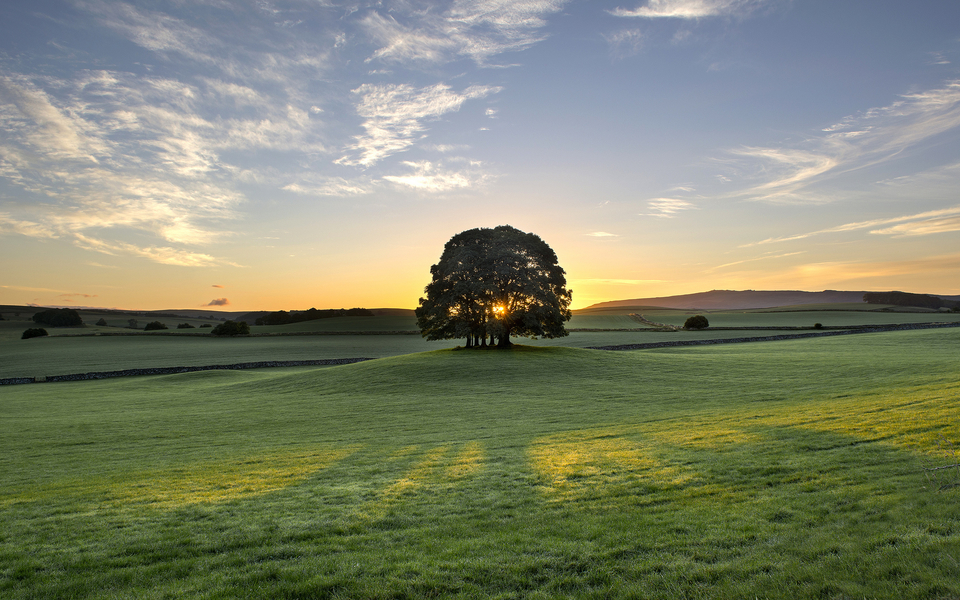
#> input picture 3.AI基础图像处理/images/dice007.jpg, 960 x 600 px
$ jupyter execute --allow-errors '22.OpenCV直方图均衡化.ipynb'
#> lines starting #> are read from the running program, lines starting #| are printed output that depends on the picture
<center></center>

# 22.OpenCV直方图均衡化

@  文件名：21.OpenCV直方图均衡化.py <br>
@  版本：V2.0 <br>
@  说明：通过OpenCV直方图均衡化<br>
我们来学习一下OpenCV课程！！<br>

# 灰度 直方图均衡化

[cell 1]
import cv2
import numpy as np
import matplotlib.pyplot as plt


img = cv2.imread('./images/dice007.jpg',1)
#> img is the input picture: shape (600, 960, 3); mean B, G, R 108.5, 131.9, 127.3
gray = cv2.cvtColor(img,cv2.COLOR_BGR2GRAY)
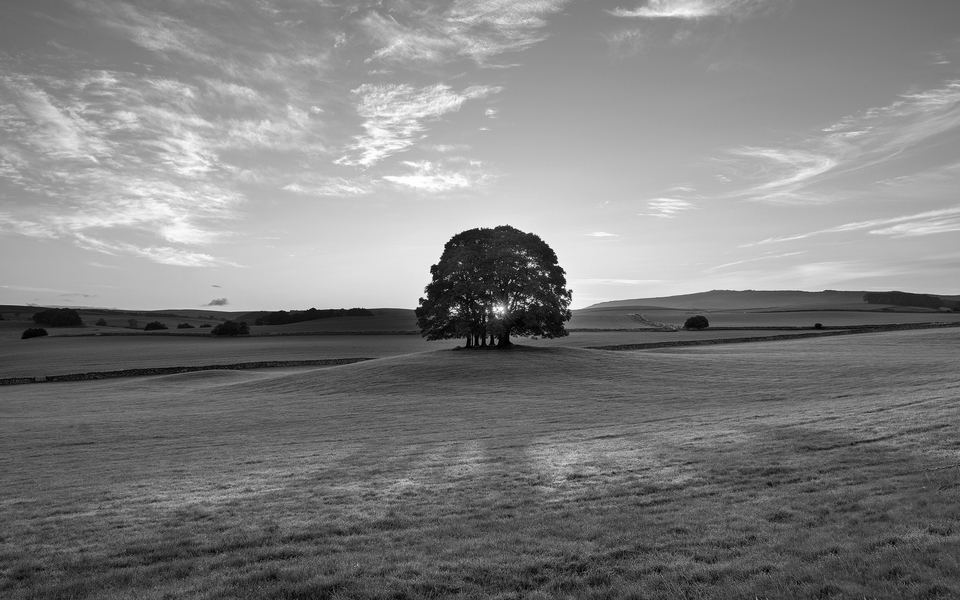
#> gray: shape (600, 960); min 0, max 255, mean 127.8
#cv2.imshow('src',gray)
dst = cv2.equalizeHist(gray)
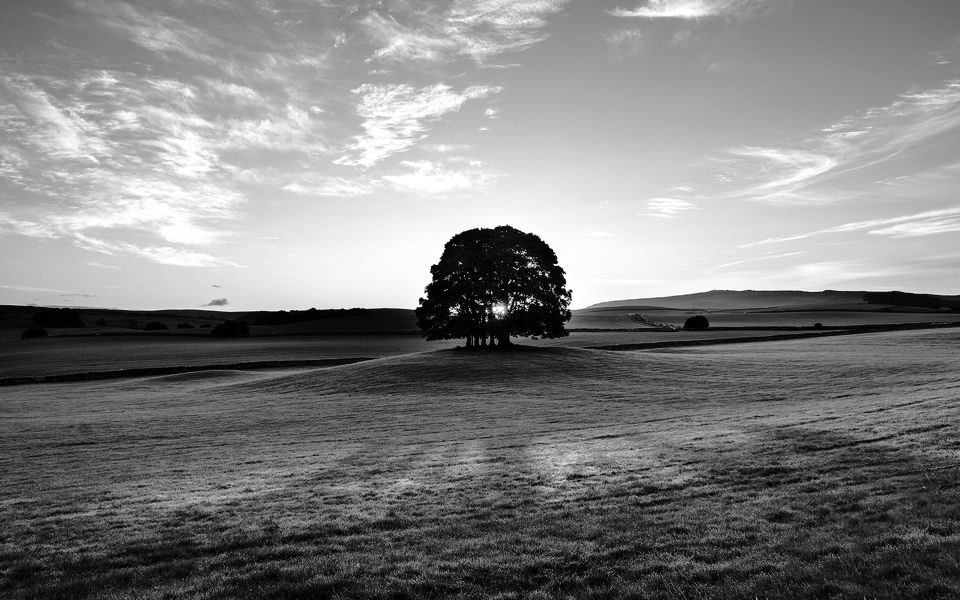
#> dst: shape (600, 960); min 0, max 255, mean 128.1
#cv2.imshow('dst',dst)
#cv2.waitKey(0)


gray = cv2.cvtColor(gray, cv2.COLOR_BGR2RGB)
#> gray: shape (600, 960, 3)
dst = cv2.cvtColor(dst, cv2.COLOR_BGR2RGB)
#> dst: shape (600, 960, 3)
#plt绘制前后两张图片显示效果
#源图显示
plt.figure(figsize=(14, 9), dpi=100)#设置绘图区域的大小和像素
plt.subplot(121)  # 一行两列第一个
plt.imshow(gray)

#灰度 直方图均衡化
plt.subplot(122)  # 一行两列第二个
plt.imshow(dst)

plt.show()
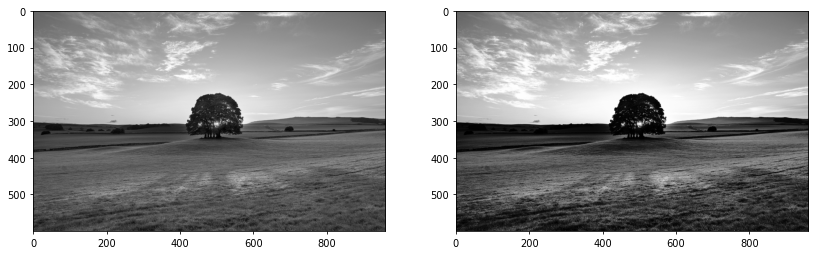
#> figure drawn by matplotlib, 2 panels

# 彩色 直方图均衡化

[cell 2]
import cv2
import numpy as np
img = cv2.imread('./images/dice007.jpg',1)
# cv2.imshow('src',img)
(b,g,r) = cv2.split(img)#通道分解
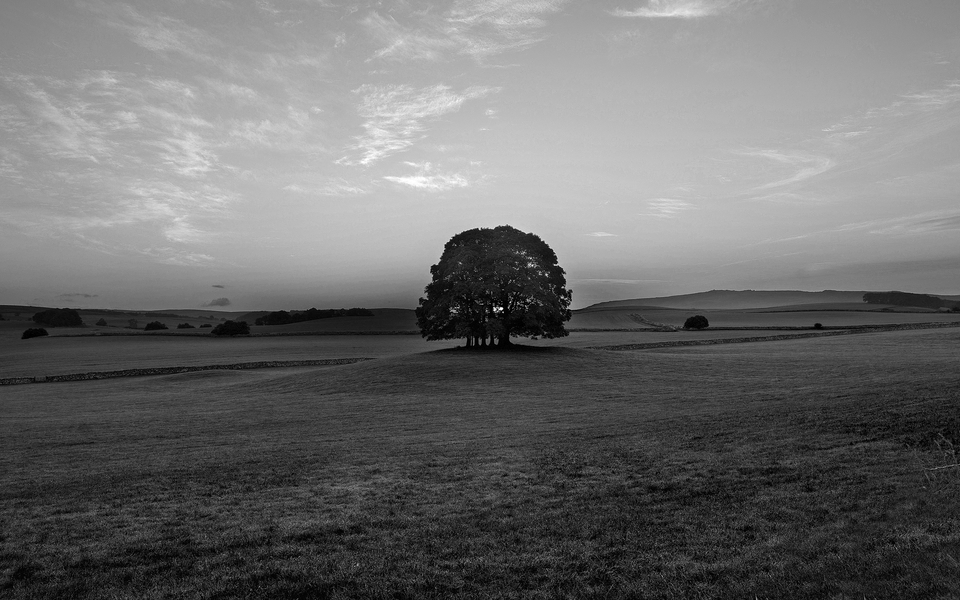
#> b: shape (600, 960); min 0, max 255, mean 108.5
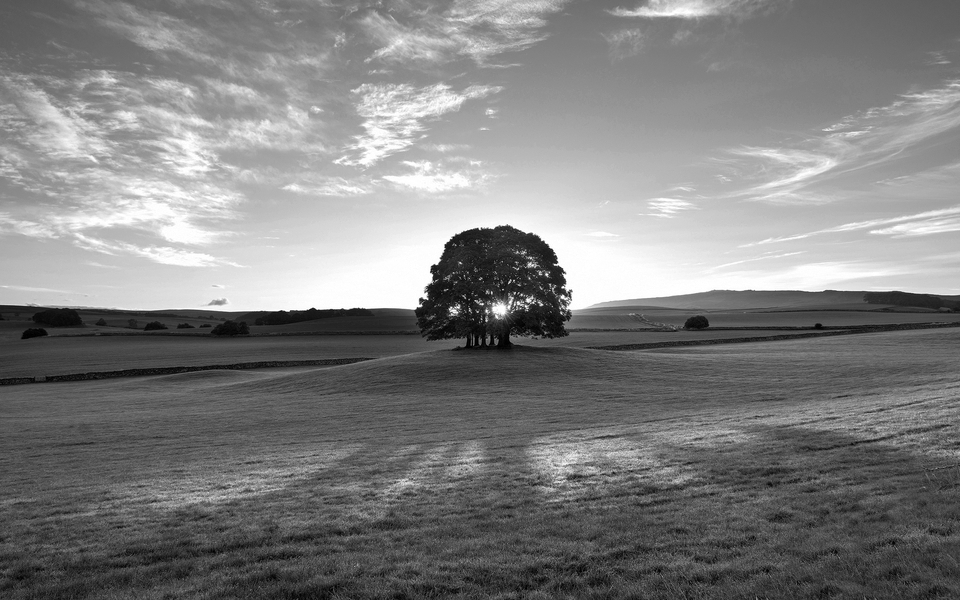
#> r: shape (600, 960); min 0, max 255, mean 127.3
bH = cv2.equalizeHist(b)
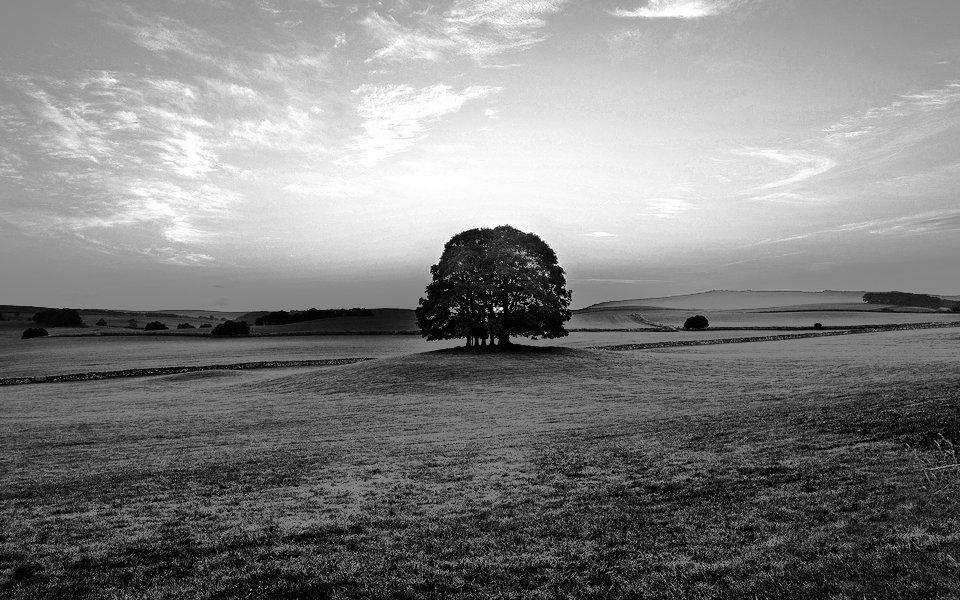
#> bH: shape (600, 960); min 0, max 255, mean 128.3
gH = cv2.equalizeHist(g)
rH = cv2.equalizeHist(r)
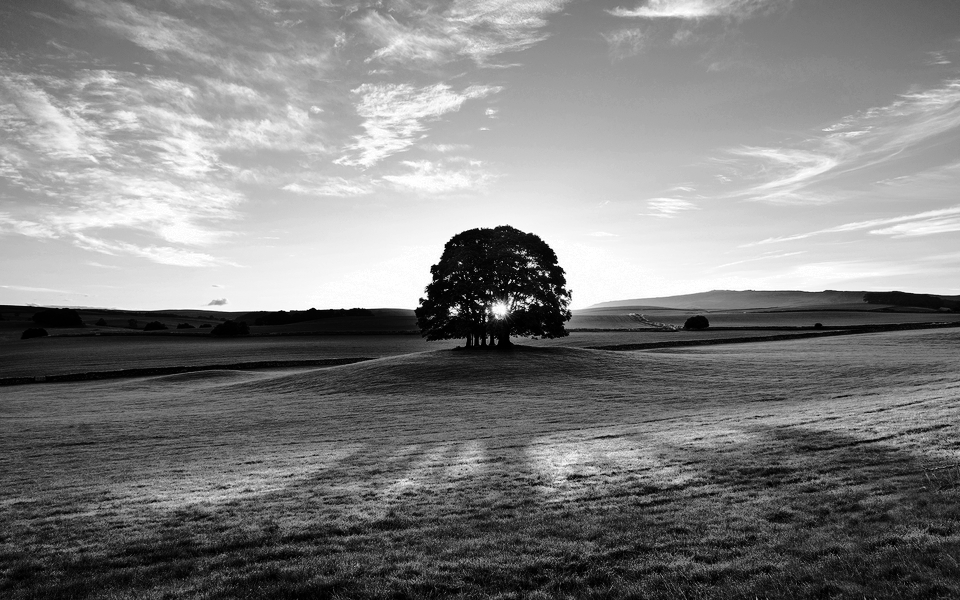
#> rH: shape (600, 960); min 0, max 255, mean 128.1
result = cv2.merge((bH,gH,rH))# 通道合成
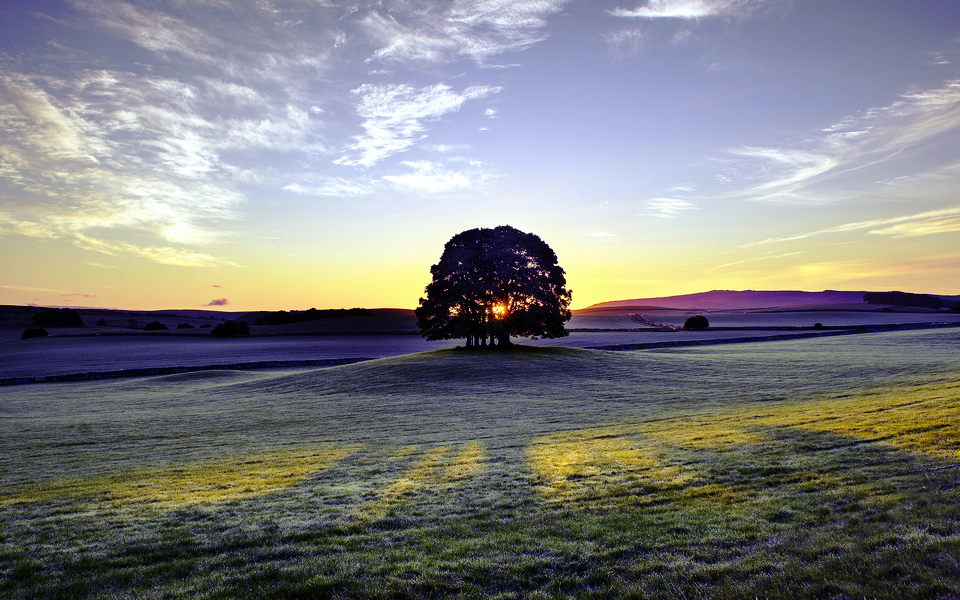
#> result: shape (600, 960, 3); mean B, G, R 128.3, 128.2, 128.1
# cv2.imshow('dst',result)
# cv2.waitKey(0)

img = cv2.cvtColor(img, cv2.COLOR_BGR2RGB)
dst = cv2.cvtColor(dst, cv2.COLOR_BGR2RGB)
#plt绘制前后两张图片显示效果
plt.figure(figsize=(14, 9), dpi=100)#设置绘图区域的大小和像素
plt.subplot(121)  # 一行两列第一个
plt.imshow(img)
plt.subplot(122)  # 一行两列第二个
#彩色 直方图均衡化
plt.imshow(dst)
plt.show()

# YUV 直方图均衡化

[cell 3]
import cv2
import numpy as np
img = cv2.imread('./images/dice007.jpg',1)
imgYUV = cv2.cvtColor(img,cv2.COLOR_BGR2YCrCb)
#> imgYUV: shape (600, 960, 3); mean of channels 0, 1, 2 127.8, 127.6, 117.1
# cv2.imshow('src',img)
channelYUV = cv2.split(imgYUV)
#> (the rest of this cell did not finish here and is left out)
